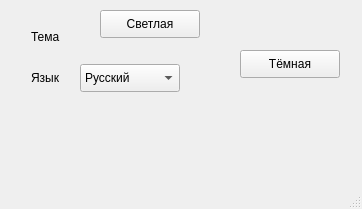
<?xml version="1.0" encoding="UTF-8"?>
<ui version="4.0">
 <class>settings</class>
 <widget class="QMainWindow" name="settings">
  <property name="geometry">
   <rect>
    <x>0</x>
    <y>0</y>
    <width>362</width>
    <height>209</height>
   </rect>
  </property>
  <property name="windowTitle">
   <string>Настройки</string>
  </property>
  <property name="windowIcon">
   <iconset resource="res.qrc">
    <normaloff>:/new/images/f3e4b13c53590840e4fed95abb59075b.png</normaloff>:/new/images/f3e4b13c53590840e4fed95abb59075b.png</iconset>
  </property>
  <widget class="QWidget" name="centralwidget">
   <widget class="QLabel" name="label_2">
    <property name="geometry">
     <rect>
      <x>31</x>
      <y>21</y>
      <width>51</width>
      <height>31</height>
     </rect>
    </property>
    <property name="text">
     <string>Тема</string>
    </property>
   </widget>
   <widget class="QLabel" name="label">
    <property name="geometry">
     <rect>
      <x>31</x>
      <y>62</y>
      <width>51</width>
      <height>31</height>
     </rect>
    </property>
    <property name="text">
     <string>Язык</string>
    </property>
   </widget>
   <widget class="QComboBox" name="comboBox">
    <property name="geometry">
     <rect>
      <x>80</x>
      <y>64</y>
      <width>100</width>
      <height>28</height>
     </rect>
    </property>
    <property name="iconSize">
     <size>
      <width>11</width>
      <height>11</height>
     </size>
    </property>
    <item>
     <property name="text">
      <string>Русский</string>
     </property>
    </item>
    <item>
     <property name="text">
      <string>Український</string>
     </property>
    </item>
    <item>
     <property name="text">
      <string>English</string>
     </property>
    </item>
    <item>
     <property name="text">
      <string>Deutsch</string>
     </property>
    </item>
    <item>
     <property name="text">
      <string>العربية</string>
     </property>
    </item>
   </widget>
   <widget class="QPushButton" name="btndark">
    <property name="geometry">
     <rect>
      <x>240</x>
      <y>50</y>
      <width>100</width>
      <height>28</height>
     </rect>
    </property>
    <property name="text">
     <string>Тёмная</string>
    </property>
   </widget>
   <widget class="QPushButton" name="btnlight">
    <property name="geometry">
     <rect>
      <x>100</x>
      <y>10</y>
      <width>100</width>
      <height>28</height>
     </rect>
    </property>
    <property name="text">
     <string>Светлая</string>
    </property>
   </widget>
  </widget>
  <widget class="QMenuBar" name="menubar">
   <property name="geometry">
    <rect>
     <x>0</x>
     <y>0</y>
     <width>362</width>
     <height>26</height>
    </rect>
   </property>
  </widget>
  <widget class="QStatusBar" name="statusbar"/>
 </widget>
 <resources>
  <include location="res.qrc"/>
 </resources>
 <connections/>
</ui>
